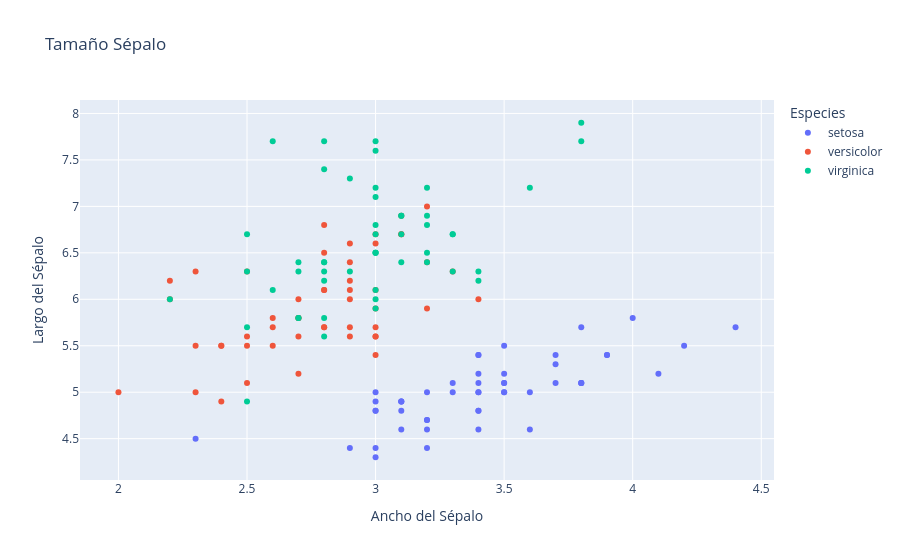

Here is the notebook cell this chart was saved with:
### Markdown cell above
---

**3. Gráficos de Dispersión (Scatter Plots)**

Ideales para explorar la relación entre dos variables numéricas.

### Code cell
import plotly.express as px

df = px.data.iris()# Usando el conjunto de datos iris

fig = px.scatter(df, x='sepal_width', y='sepal_length', color='species', title='Tamaño Sépalo')

# Personalizar los ejes y la leyenda
# Personalizar los ejes y la leyenda
fig.update_layout(
    xaxis_title="Ancho del Sépalo",
    yaxis_title="Largo del Sépalo",
    legend_title="Especies"
)

fig.show()

### Figure 1 — Plotly figure (JSON) as saved in the notebook; plotly's stock layout.template omitted (floating-point values rounded to 4 significant figures)
{"data": [{"hovertemplate": "species=setosa<br>sepal_width=%{x}<br>sepal_length=%{y}<extra></extra>", "legendgroup": "setosa", "marker": {"color": "#636efa", "symbol": "circle"}, "mode": "markers", "name": "setosa", "orientation": "v", "showlegend": true, "type": "scatter", "x": [3.5, 3, 3.2, 3.1, 3.6, 3.9, 3.4, 3.4, 2.9, 3.1, 3.7, 3.4, 3, 3, 4, 4.4, 3.9, 3.5, 3.8, 3.8, 3.4, 3.7, 3.6, 3.3, 3.4, 3, 3.4, 3.5, 3.4, 3.2, 3.1, 3.4, 4.1, 4.2, 3.1, 3.2, 3.5, 3.1, 3, 3.4, 3.5, 2.3, 3.2, 3.5, 3.8, 3, 3.8, 3.2, 3.7, 3.3], "xaxis": "x", "y": [5.1, 4.9, 4.7, 4.6, 5, 5.4, 4.6, 5, 4.4, 4.9, 5.4, 4.8, 4.8, 4.3, 5.8, 5.7, 5.4, 5.1, 5.7, 5.1, 5.4, 5.1, 4.6, 5.1, 4.8, 5, 5, 5.2, 5.2, 4.7, 4.8, 5.4, 5.2, 5.5, 4.9, 5, 5.5, 4.9, 4.4, 5.1, 5, 4.5, 4.4, 5, 5.1, 4.8, 5.1, 4.6, 5.3, 5], "yaxis": "y"}, {"hovertemplate": "species=versicolor<br>sepal_width=%{x}<br>sepal_length=%{y}<extra></extra>", "legendgroup": "versicolor", "marker": {"color": "#EF553B", "symbol": "circle"}, "mode": "markers", "name": "versicolor", "orientation": "v", "showlegend": true, "type": "scatter", "x": [3.2, 3.2, 3.1, 2.3, 2.8, 2.8, 3.3, 2.4, 2.9, 2.7, 2, 3, 2.2, 2.9, 2.9, 3.1, 3, 2.7, 2.2, 2.5, 3.2, 2.8, 2.5, 2.8, 2.9, 3, 2.8, 3, 2.9, 2.6, 2.4, 2.4, 2.7, 2.7, 3, 3.4, 3.1, 2.3, 3, 2.5, 2.6, 3, 2.6, 2.3, 2.7, 3, 2.9, 2.9, 2.5, 2.8], "xaxis": "x", "y": [7, 6.4, 6.9, 5.5, 6.5, 5.7, 6.3, 4.9, 6.6, 5.2, 5, 5.9, 6, 6.1, 5.6, 6.7, 5.6, 5.8, 6.2, 5.6, 5.9, 6.1, 6.3, 6.1, 6.4, 6.6, 6.8, 6.7, 6, 5.7, 5.5, 5.5, 5.8, 6, 5.4, 6, 6.7, 6.3, 5.6, 5.5, 5.5, 6.1, 5.8, 5, 5.6, 5.7, 5.7, 6.2, 5.1, 5.7], "yaxis": "y"}, {"hovertemplate": "species=virginica<br>sepal_width=%{x}<br>sepal_length=%{y}<extra></extra>", "legendgroup": "virginica", "marker": {"color": "#00cc96", "symbol": "circle"}, "mode": "markers", "name": "virginica", "orientation": "v", "showlegend": true, "type": "scatter", "x": [3.3, 2.7, 3, 2.9, 3, 3, 2.5, 2.9, 2.5, 3.6, 3.2, 2.7, 3, 2.5, 2.8, 3.2, 3, 3.8, 2.6, 2.2, 3.2, 2.8, 2.8, 2.7, 3.3, 3.2, 2.8, 3, 2.8, 3, 2.8, 3.8, 2.8, 2.8, 2.6, 3, 3.4, 3.1, 3, 3.1, 3.1, 3.1, 2.7, 3.2, 3.3, 3, 2.5, 3, 3.4, 3], "xaxis": "x", "y": [6.3, 5.8, 7.1, 6.3, 6.5, 7.6, 4.9, 7.3, 6.7, 7.2, 6.5, 6.4, 6.8, 5.7, 5.8, 6.4, 6.5, 7.7, 7.7, 6, 6.9, 5.6, 7.7, 6.3, 6.7, 7.2, 6.2, 6.1, 6.4, 7.2, 7.4, 7.9, 6.4, 6.3, 6.1, 7.7, 6.3, 6.4, 6, 6.9, 6.7, 6.9, 5.8, 6.8, 6.7, 6.7, 6.3, 6.5, 6.2, 5.9], "yaxis": "y"}], "layout": {"legend": {"title": {"text": "Especies"}, "tracegroupgap": 0}, "title": {"text": "Tamaño Sépalo"}, "xaxis": {"anchor": "y", "domain": [0, 1], "title": {"text": "Ancho del Sépalo"}}, "yaxis": {"anchor": "x", "domain": [0, 1], "title": {"text": "Largo del Sépalo"}}}}
